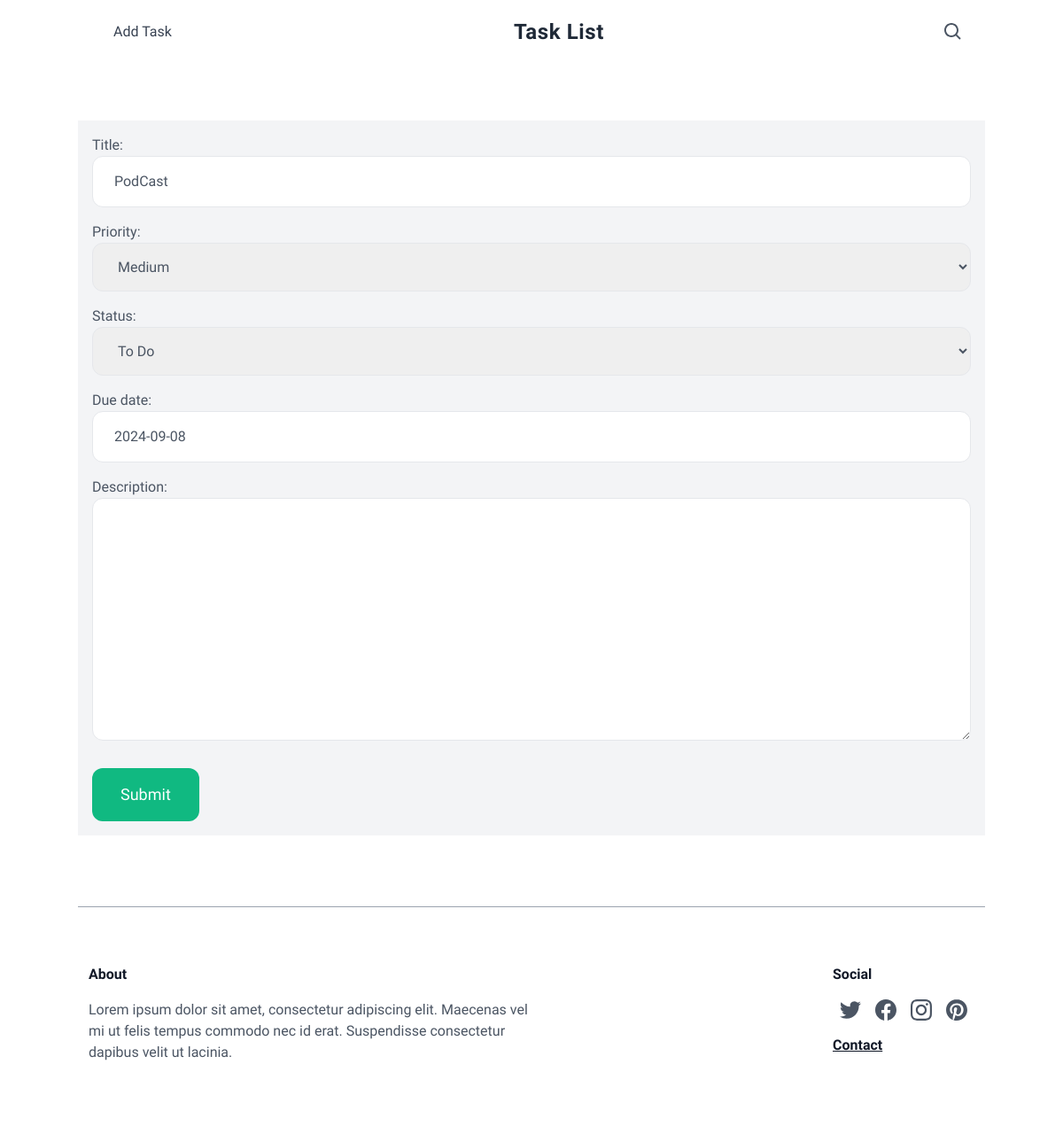
Page /edit/2/ on the committed database.
### home/models.py (models this page shows, shortened)
class Task(models.Model):
 title=models.CharField(max_length=255)
 description=models.TextField(blank=True,null=True)
 priority= models.IntegerField(default=1,choices=[(1,'High'),(2,'Medium'),(3,'Low')])
 status=models.CharField(default='To Do',choices=[('To Do','To Do'), ('In Progress','In Progress'), ('Done','Done')],max_length=255)
 due_date=models.DateField( blank=True)

### home/views.py (the view)
def edit_task(request, task_id):
    task = Task.objects.get(id=task_id)
    if request.method == 'POST':
        form = NewTaskForm(request.POST, instance=task)
        if form.is_valid():
            form.save()
            my_date = form.cleaned_data.get('my_date_field')
            if my_date is not None and date.today is not None:
             if my_date <= date.today():
                form.add_error('my_date_field', 'Please enter a future date.')
                return render(request, 'edit_task.html', {'form': form, 'task': task})
            return redirect('home')
    else:
        form = NewTaskForm(instance=task)
    return render(request, 'edit_task.html', {'form': form, 'task': task})

### home/form.py
class NewTaskForm(forms.ModelForm):
    class Meta:
        model=Task
        fields=('title','priority','status','due_date','description')
        widgets={
            'title':forms.TextInput(attrs={'class':Input_class}),
            'priority':forms.Select(attrs={'class':Input_class}),
            'status':forms.Select(attrs={'class':Input_class}),
            'due_date':forms.DateInput(attrs={'class':Input_class}),
            'description':forms.Textarea(attrs={'class':Input_class}),
        }

### templates/edit_task.html (shortened to what this page needs)
{%extends 'base.html' %}
{%block content%}
<div class="w-full">
<h1 class = "uppercase tracking-wide no-underline hover:no-underline font-bold text-gray-800 text-2xl py-4 px-4"> {{title}}</h1>
<form method="post" action=".", enctype="multipart/form-data" class="bg-gray-100 px-4 py-4">
    <div class="space-y-4 ">
        {{form.as_p}}
    </div>
    <button class="mt-6 py-4 px-8 text-lg bg-green-500 hover:bg-green-700 rounded-xl text-white">Submit</button>
</form>
</div>
{% endblock %}

### templates/base.html (style rules this page uses)
.work-sans { font-family: 'Work Sans', sans-serif; }

### rows in the picture
Task: title "PodCast", priority "Medium", status "To Do", due_date "2024-09-08"
